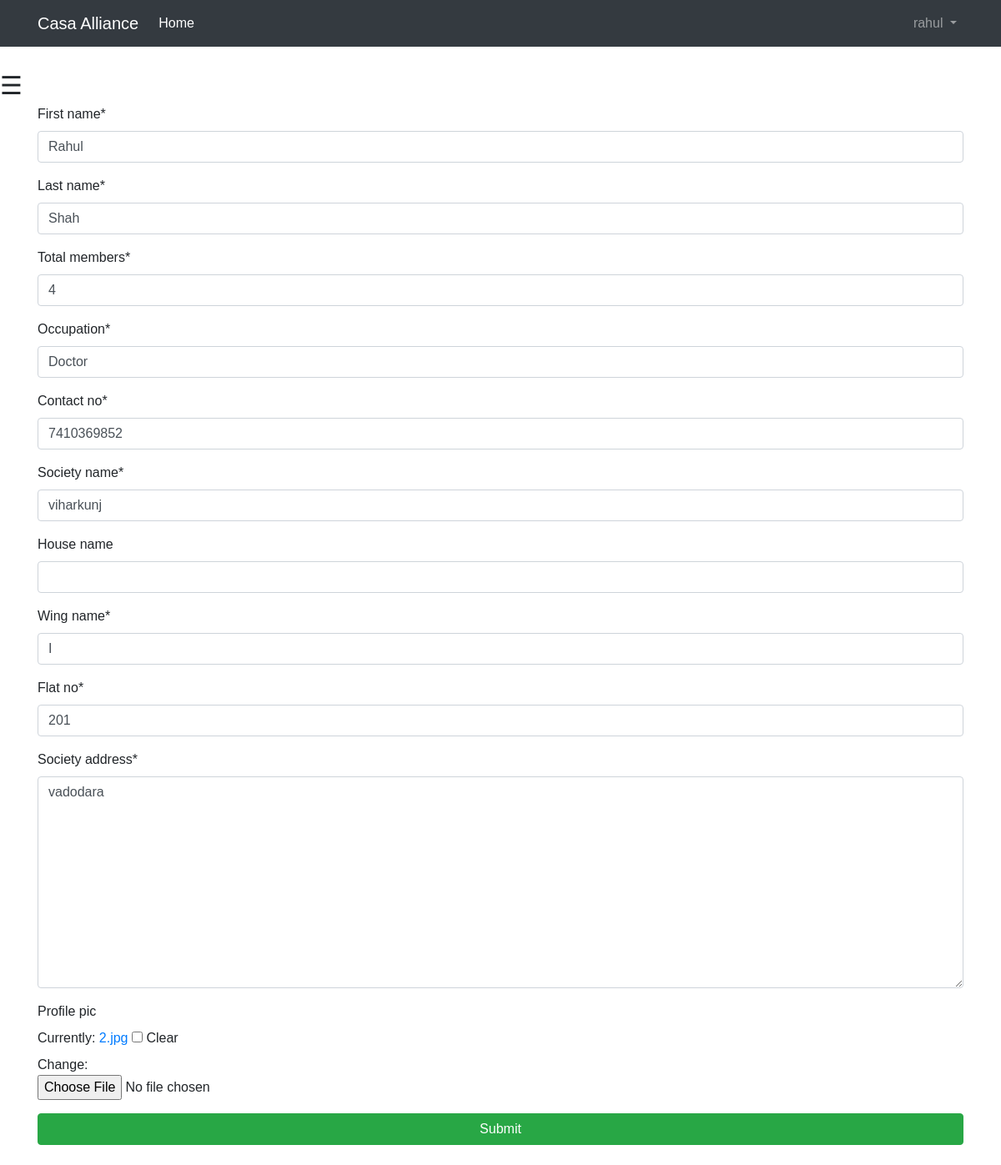
Page /basic_app/flat/flat_edit/8/ (signed in) on the committed database.
### basic_app/models.py (models this page shows, shortened)
class Profile(models.Model):
    user = models.OneToOneField(User, on_delete=models.PROTECT)
    username_again = models.CharField(max_length=64)
    first_name = models.CharField(validators=[name_regex], max_length=64)
    last_name = models.CharField(validators=[name_regex], max_length=64)
    occupation = models.CharField(validators=[name_regex], max_length=64)
    contact_no = models.PositiveIntegerField()
    total_members = models.PositiveIntegerField()
    house_name = models.CharField(validators=[name_regex], max_length=64, blank=True)
    wing_name = models.CharField(validators=[name_regex], max_length=64)
    flat_no = models.IntegerField()
    society_name = models.CharField(validators=[name_regex], max_length=64)
    society_address = models.TextField(max_length=500)
    profile_pic = models.FileField(blank=True)

### basic_app/views.py (the view)
# urls.py: url(r'^flat/flat_edit/(?P<pk>\d+)/$', views.flat_edit, name='flat_edit'),
@login_required
def flat_edit(request, pk):
    instance = get_object_or_404(models.Profile, pk=pk)
    form = ProfileForm(request.POST or None, instance=instance)
    if form.is_valid():
        form.save()
        return redirect('basic_app:flat')
    return render(request, 'flat/flat_edit.html', {'form': form})

### basic_app/forms.py
class ProfileForm(forms.ModelForm):
    contact_no = forms.RegexField(regex=r'^\d{10}$')
    class Meta:
        model = Profile
        fields = ('first_name', 'last_name', 'total_members', 'occupation', 'contact_no',
                  'society_name', 'house_name', 'wing_name', 'flat_no', 'society_address', 'profile_pic')

### templates/flat/flat_edit.html (shortened to what this page needs)
{% extends 'basic_app/base.html' %}
{% load crispy_forms_tags %}
{% block body_block %}
    <div class="container">
        <form enctype="multipart/form-data" method="POST">
            {{ form|crispy }}
            <input type="submit"  class="btn btn-success btn-block" style="margin-bottom: 1.5rem" name="submit">
        </form>
    </div>
{% endblock %}

### templates/basic_app/base.html (shortened to what this page needs)
<!DOCTYPE html>
<html lang="en">
<head>
    <link rel="stylesheet" href="https://maxcdn.bootstrapcdn.com/bootstrap/4.0.0/css/bootstrap.min.css">
</head>
<body>
  <nav class="navbar navbar-expand-lg navbar-dark bg-dark mb-4">
    <div class="container">
      <a class="navbar-brand" href="{% url 'basic_app:casa_home' %}">Casa Alliance</a>
      <div class="collapse navbar-collapse" id="navbarSupportedContent">
        <ul class="navbar-nav mr-auto">
        <li class="nav-item active">
        {% if  request.user.is_authenticated and not request.user.username == 'watchman'%}
            <a class="nav-link" href="{% url 'basic_app:casa_home' %}">Home <span class="sr-only">(current)</span></a>
        {% endif %}
      </li>
        </ul>
        {% if user.is_authenticated %}
          <ul class="navbar-nav">
            <li class="nav-item dropdown">
              <a class="nav-link dropdown-toggle" href="#" id="navbarDropdown" role="button" data-toggle="dropdown" aria-haspopup="true" aria-expanded="false">
                {{ user.username }}
              </a>
            </li>
          </ul>
        {% else %}
          <form class="form-inline my-2 my-lg-0">
            <a href="{% url 'basic_app:user_login' %}" class="btn btn-outline-secondary">Log in</a>
            <a href="{% url 'basic_app:register' %}" class="btn btn-primary ml-2">Sign up</a>
          </form>
        {% endif %}
      </div>
    </div>
  </nav>
     {% if user.is_authenticated and not request.user.username == 'watchman' %}
        <span style="font-size:30px;cursor:pointer" onclick="openNav()">&#9776;</span>
     {% endif %}
<div>
    {% block body_block %}{% endblock %}
</div>
</body>
</html>

### templates/basic_app/base.html (style rules this page uses)
body { font-family: "proxima-nova-soft", "Proxima Nova Soft", Helvetica, Arial, sans-serif; }

### rows in the picture
Profile: first_name "Rahul", last_name "Shah", total_members "4", occupation "Doctor", contact_no "7410369852", society_name "viharkunj", wing_name "I", flat_no "201", society_address "vadodara"

### other values in the picture
{{ user.username }} "rahul"
